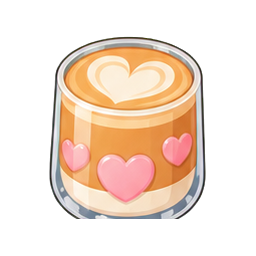
#> input picture assets/items/coffee-3.png, 256 x 256 px
$ python make_pwa_icons.py
#> lines starting #> are read from the running program, lines starting #| are printed output that depends on the picture
from pathlib import Path
from PIL import Image, ImageDraw

ROOT = Path(__file__).parent
item = Image.open(ROOT / "assets" / "items" / "coffee-3.png").convert("RGBA")
#> item is the input picture: PIL image 256x256 RGBA; mean R, G, B, A 88.6, 70.5, 56.7, 99.7
out = ROOT / "assets" / "icons"
out.mkdir(exist_ok=True)

for size, name in ((180, "apple-touch-icon.png"), (192, "icon-192.png"), (512, "icon-512.png")):
    image = Image.new("RGBA", (size, size), "#f5b08f")
    draw = ImageDraw.Draw(image)
    pad = int(size * .055)
    draw.rounded_rectangle((pad, pad, size - pad, size - pad), radius=int(size * .22), fill="#fff5d8", outline="#e69770", width=max(2, size // 70))
    icon = item.copy()
    limit = int(size * .76)
    icon.thumbnail((limit, limit), Image.Resampling.LANCZOS)
    image.alpha_composite(icon, ((size - icon.width) // 2, (size - icon.height) // 2))
    image.convert("RGB").save(out / name, optimize=True)
#> this loop made 3 passes
#> pass 1, `image = Image.new("RGBA", (size, size), "#f5b08f")`:
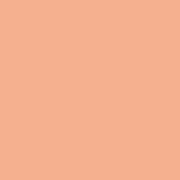
#> image: PIL image 180x180 RGBA; mean R, G, B, A 245, 176, 143, 255
#> pass 1, `image.convert("RGB").save(out / name, optimize=True)`:
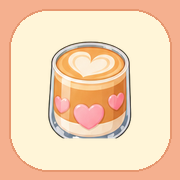
#> saved as apple-touch-icon.png: PIL image 180x180 RGB; mean R, G, B 245.5, 211.9, 180.3
#> pass 2, `image.convert("RGB").save(out / name, optimize=True)`:
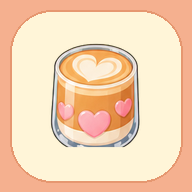
#> saved as icon-192.png: PIL image 192x192 RGB; mean R, G, B 245.5, 211.5, 179.9
#> after the loop:
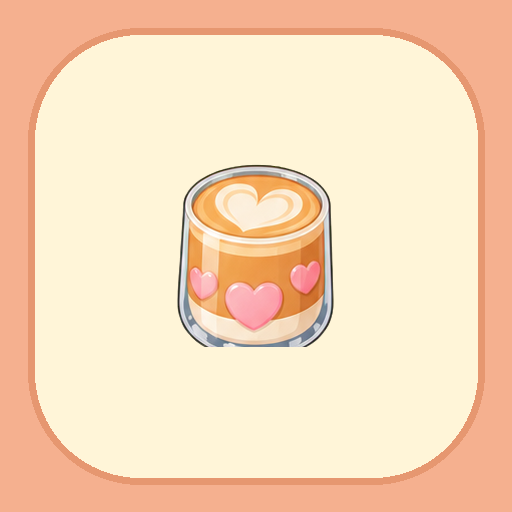
#> image: PIL image 512x512 RGBA; mean R, G, B, A 248.7, 217.7, 186.7, 255

$ run again, with assets/items/coffee-0.png copied over assets/items/coffee-3.png
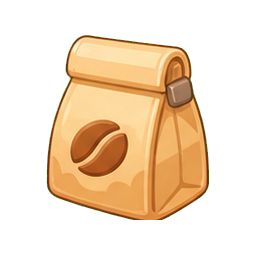
#> input picture assets/items/coffee-0.png, 256 x 256 px
#> item is the input picture: PIL image 256x256 RGBA; mean R, G, B, A 83.3, 61.7, 37, 94.6
#> the loop `for size, name in ((180, "apple-touch-icon.png"), (192, "icon-192.png"..` made 3 passes
#> pass 1, `image.convert("RGB").save(out / name, optimize=True)`:
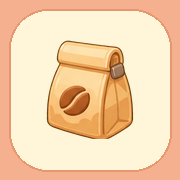
#> saved as apple-touch-icon.png: PIL image 180x180 RGB; mean R, G, B 245.3, 209.7, 171.5
#> after the loop `for size, name in ((180, "apple-touch-icon.png"), (192, "icon-192.png"..`:
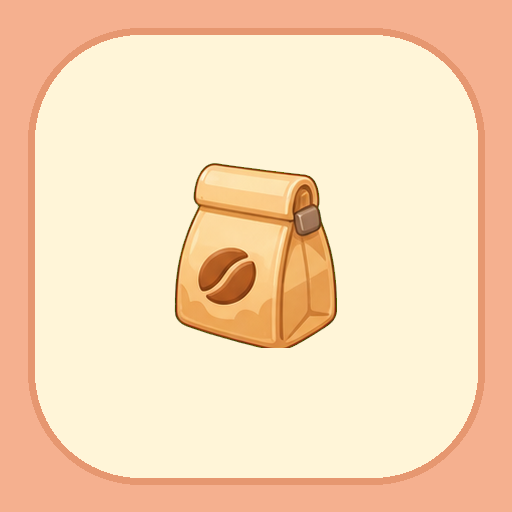
#> image: PIL image 512x512 RGBA; mean R, G, B, A 248.6, 216.7, 182.9, 255

$ run again, with assets/items/coffee-1.png copied over assets/items/coffee-3.png
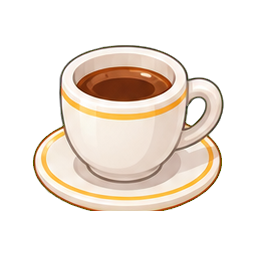
#> input picture assets/items/coffee-1.png, 256 x 256 px
#> item is the input picture: PIL image 256x256 RGBA; mean R, G, B, A 82, 72.6, 63.5, 95.3
#> the loop `for size, name in ((180, "apple-touch-icon.png"), (192, "icon-192.png"..` made 3 passes
#> pass 1, `image.convert("RGB").save(out / name, optimize=True)`:
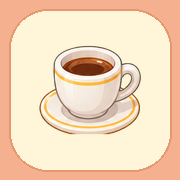
#> saved as apple-touch-icon.png: PIL image 180x180 RGB; mean R, G, B 244.2, 215.4, 186.3
#> after the loop `for size, name in ((180, "apple-touch-icon.png"), (192, "icon-192.png"..`:
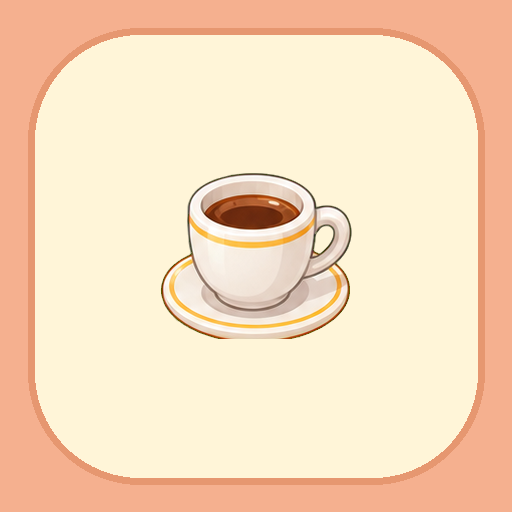
#> image: PIL image 512x512 RGBA; mean R, G, B, A 248.1, 219.3, 189.3, 255

$ run again, with assets/items/coffee-2.png copied over assets/items/coffee-3.png
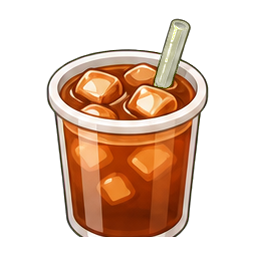
#> input picture assets/items/coffee-2.png, 256 x 256 px
#> item is the input picture: PIL image 256x256 RGBA; mean R, G, B, A 71.8, 46.2, 29.4, 97.3
#> the loop `for size, name in ((180, "apple-touch-icon.png"), (192, "icon-192.png"..` made 3 passes
#> pass 1, `image.convert("RGB").save(out / name, optimize=True)`:
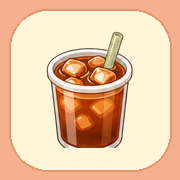
#> saved as apple-touch-icon.png: PIL image 180x180 RGB; mean R, G, B 236.6, 198.6, 165.6
#> after the loop `for size, name in ((180, "apple-touch-icon.png"), (192, "icon-192.png"..`:
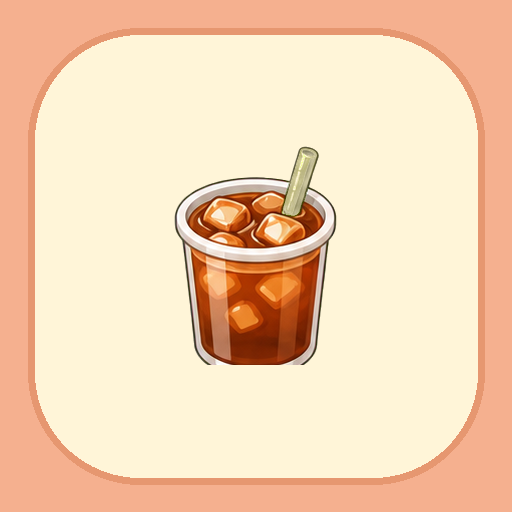
#> image: PIL image 512x512 RGBA; mean R, G, B, A 244.8, 211.9, 180.3, 255
